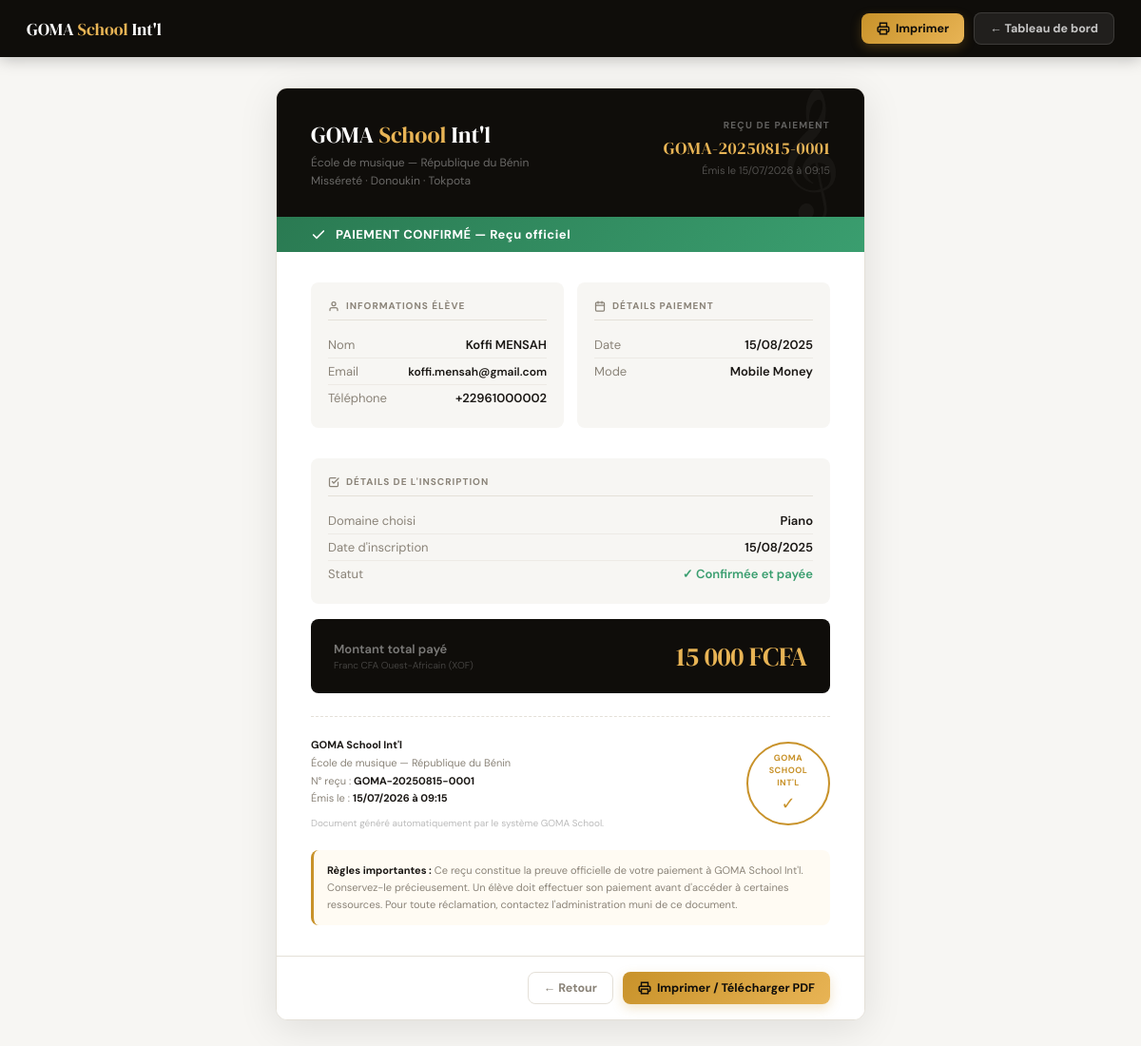
Screenshot of /generer_recu.php?id=1 (signed in) with the database file from the repository.
### tables this page shows
CREATE TABLE recus (
    id_recu         INT AUTO_INCREMENT PRIMARY KEY,
    numero_recu     VARCHAR(30)     NOT NULL UNIQUE,
    fichier_pdf     VARCHAR(255),
    date_generation TIMESTAMP       DEFAULT CURRENT_TIMESTAMP,
    id_paiement     INT             NOT NULL UNIQUE,
    FOREIGN KEY (id_paiement)
        REFERENCES paiements(id_paiement)
        ON DELETE CASCADE
);

CREATE TABLE utilisateurs (
    id              INT AUTO_INCREMENT PRIMARY KEY,
    nom             VARCHAR(100)    NOT NULL,
    email           VARCHAR(150)    NOT NULL UNIQUE,
    telephone       VARCHAR(20),
    mot_de_passe    VARCHAR(255)    NOT NULL,
    date_naissance  DATE,
    role            ENUM('eleve','professeur') NOT NULL,
    actif           TINYINT(1)      DEFAULT 1,
    created_at      TIMESTAMP       DEFAULT CURRENT_TIMESTAMP,
    updated_at      TIMESTAMP       DEFAULT CURRENT_TIMESTAMP
                    ON UPDATE CURRENT_TIMESTAMP
);

CREATE TABLE paiements (
    id_paiement     INT AUTO_INCREMENT PRIMARY KEY,
    montant         DECIMAL(10,2)   NOT NULL,
    date_paiement   DATE            NOT NULL DEFAULT (CURDATE()),
    mode_paiement   ENUM('mobile_money','especes') DEFAULT 'especes',
    telephone_mm    VARCHAR(20),
    statut          ENUM('en_attente','confirme','echoue') DEFAULT 'en_attente',
    id_eleve        INT             NOT NULL,
    id_inscription  INT             NOT NULL,
    created_at      TIMESTAMP       DEFAULT CURRENT_TIMESTAMP,
    FOREIGN KEY (id_eleve)
        REFERENCES eleves(id)
        ON DELETE CASCADE,
    FOREIGN KEY (id_inscription)
        REFERENCES inscriptions(id_inscription)
        ON DELETE CASCADE
);

CREATE TABLE inscriptions (
    id_inscription      INT AUTO_INCREMENT PRIMARY KEY,
    date_inscription    DATE            NOT NULL DEFAULT (CURDATE()),
    domaine_choisi      VARCHAR(100)    NOT NULL,
    id_eleve            INT             NOT NULL,
    created_at          TIMESTAMP       DEFAULT CURRENT_TIMESTAMP,
    FOREIGN KEY (id_eleve)
        REFERENCES eleves(id)
        ON DELETE CASCADE
);

### securite.php (called while the page is built, shortened)
<?php
function xss(string $val): string {
    return htmlspecialchars(trim($val), ENT_QUOTES | ENT_HTML5, 'UTF-8');
}

### generer_recu.php (the view, shortened to what this page needs)
<?php
require 'connexion.php';
require 'securite.php';
$id_eleve = $_SESSION['id'];
$id_recu  = intval($_GET['id'] ?? 0);
$stmt = $pdo->prepare("
    SELECT
        r.id_recu,
        r.numero_recu,
        r.date_generation,
        p.montant,
        p.date_paiement,
        p.mode_paiement,
        p.telephone_mm,
        p.statut,
        i.domaine_choisi,
        i.date_inscription,
        u.nom         AS nom_eleve,
        u.email       AS email_eleve,
        u.telephone   AS tel_eleve,
        prof.nom      AS nom_prof,
        pr.specialite AS specialite_prof
    FROM recus r
    JOIN paiements p     ON p.id_paiement    = r.id_paiement
    JOIN inscriptions i  ON i.id_inscription = p.id_inscription
    JOIN utilisateurs u  ON u.id             = p.id_eleve
    LEFT JOIN notes n    ON n.id_inscription = i.id_inscription
    LEFT JOIN utilisateurs prof ON prof.id   = n.id_professeur
    LEFT JOIN professeurs pr    ON pr.id     = n.id_professeur
    WHERE r.id_recu = ? AND p.id_eleve = ?
    LIMIT 1
");
$stmt->execute([$id_recu, $id_eleve]);
$data = $stmt->fetch();
$numero      = xss($data['numero_recu']);
$montant_fmt = number_format($data['montant'], 0, ',', ' ') . ' FCFA';
$date_paie   = date('d/m/Y', strtotime($data['date_paiement']));
$date_gen    = date('d/m/Y à H:i', strtotime($data['date_generation']));
$mode_label  = $data['mode_paiement'] === 'mobile_money' ? 'Mobile Money' : 'Espèces';
?>
<!DOCTYPE html>
<html lang="fr">
<head>
</head>
<body>
<nav class="navbar">
  <div class="navbar-brand">GOMA <em>School</em> Int'l</div>
  <div class="nav-actions">
    <button class="btn btn-gold" onclick="window.print()">
      <svg width="14" height="14" viewBox="0 0 24 24" fill="none" stroke="currentColor" stroke-width="2.5" stroke-linecap="round"><polyline points="6 9 6 2 18 2 18 9"/><path d="M6 18H4a2 2 0 0 1-2-2v-5a2 2 0 0 1 2-2h16a2 2 0 0 1 2 2v5a2 2 0 0 1-2 2h-2"/><rect x="6" y="14" width="12" height="8"/></svg>
      Imprimer
    </button>
    <a href="dashboard_eleve.php" class="btn btn-outline">← Tableau de bord</a>
  </div>
</nav>
<div class="page">
  <div class="recu">
    <div class="recu-header">
      <div class="header-top">
        <div class="header-marque">
          <h1>GOMA <em>School</em> Int'l</h1>
          <p>École de musique — République du Bénin<br>
             Misséreté · Donoukin · Tokpota</p>
        </div>
        <div class="header-recu">
          <div class="label">Reçu de paiement</div>
          <div class="numero"><?=$numero?></div>
          <div class="date-gen">Émis le <?=$date_gen?></div>
        </div>
      </div>
    </div>
    <div class="statut-banner">
      <svg width="16" height="16" viewBox="0 0 24 24" fill="none" stroke="currentColor" stroke-width="2.5" stroke-linecap="round"><polyline points="20 6 9 17 4 12"/></svg>
      PAIEMENT CONFIRMÉ — Reçu officiel
    </div>
    <div class="recu-body">
      <div class="deux-cols">
        <div class="info-bloc">
          <div class="bloc-titre">
            <svg width="12" height="12" viewBox="0 0 24 24" fill="none" stroke="currentColor" stroke-width="2.5" stroke-linecap="round"><path d="M20 21v-2a4 4 0 0 0-4-4H8a4 4 0 0 0-4 4v2"/><circle cx="12" cy="7" r="4"/></svg>
            Informations élève
          </div>
          <div class="info-ligne">
            <span>Nom</span>
            <strong><?=xss($data['nom_eleve'])?></strong>
          </div>
          <div class="info-ligne">
            <span>Email</span>
            <strong style="font-size:12px"><?=xss($data['email_eleve'])?></strong>
          </div>
          <div class="info-ligne">
            <span>Téléphone</span>
            <strong><?=xss($data['tel_eleve'] ?: '—')?></strong>
          </div>
        </div>
        <div class="info-bloc">
          <div class="bloc-titre">
            <svg width="12" height="12" viewBox="0 0 24 24" fill="none" stroke="currentColor" stroke-width="2.5" stroke-linecap="round"><rect x="3" y="4" width="18" height="18" rx="2" ry="2"/><line x1="16" y1="2" x2="16" y2="6"/><line x1="8" y1="2" x2="8" y2="6"/><line x1="3" y1="10" x2="21" y2="10"/></svg>
            Détails paiement
          </div>
          <div class="info-ligne">
            <span>Date</span>
            <strong><?=$date_paie?></strong>
          </div>
          <div class="info-ligne">
            <span>Mode</span>
            <strong><?=$mode_label?></strong>
          </div>
        </div>
      </div>
      <div class="info-bloc">
        <div class="bloc-titre">
          <svg width="12" height="12" viewBox="0 0 24 24" fill="none" stroke="currentColor" stroke-width="2.5" stroke-linecap="round"><path d="M9 11l3 3L22 4"/><path d="M21 12v7a2 2 0 0 1-2 2H5a2 2 0 0 1-2-2V5a2 2 0 0 1 2-2h11"/></svg>
          Détails de l'inscription
        </div>
        <div class="info-ligne">
          <span>Domaine choisi</span>
          <strong><?=xss($data['domaine_choisi'])?></strong>
        </div>
        <div class="info-ligne">
          <span>Date d'inscription</span>
          <strong><?=date('d/m/Y', strtotime($data['date_inscription']))?></strong>
        </div>
        <div class="info-ligne">
          <span>Statut</span>
          <strong style="color:var(--green)">✓ Confirmée et payée</strong>
        </div>
      </div>
      <div class="total-bloc">
        <div class="total-label">
          Montant total payé
          <small>Franc CFA Ouest-Africain (XOF)</small>
        </div>
        <div class="total-montant"><?=$montant_fmt?></div>
      </div>
      <div class="recu-footer">
        <div class="footer-infos">
          <p>
            <strong>GOMA School Int'l</strong><br>
            École de musique — République du Bénin<br>
            N° reçu : <strong><?=$numero?></strong><br>
            Émis le : <strong><?=$date_gen?></strong>
          </p>
          <p style="margin-top:8px;font-size:10px;color:#bbb">
            Document généré automatiquement par le système GOMA School.
          </p>
        </div>
        <div class="cachet">
          <div class="cachet-txt">GOMA<br>School<br>Int'l</div>
          <div class="cachet-check">✓</div>
        </div>
      </div>
      <div class="note-legale">
        <strong>Règles importantes :</strong> Ce reçu constitue la preuve officielle
        de votre paiement à GOMA School Int'l. Conservez-le précieusement.
        Un élève doit effectuer son paiement avant d'accéder à certaines ressources.
        Pour toute réclamation, contactez l'administration muni de ce document.
      </div>
    </div>
    <div class="actions-bar">
      <a href="dashboard_eleve.php" class="btn btn-outline" style="color:var(--muted);border-color:var(--border)">
        ← Retour
      </a>
      <button class="btn btn-gold" onclick="window.print()">
        <svg width="14" height="14" viewBox="0 0 24 24" fill="none" stroke="currentColor" stroke-width="2.5" stroke-linecap="round"><polyline points="6 9 6 2 18 2 18 9"/><path d="M6 18H4a2 2 0 0 1-2-2v-5a2 2 0 0 1 2-2h16a2 2 0 0 1 2 2v5a2 2 0 0 1-2 2h-2"/><rect x="6" y="14" width="12" height="8"/></svg>
        Imprimer / Télécharger PDF
      </button>
    </div>
  </div>
</div>
</body>
</html>

### rows the page displays
recus: numero_recu "GOMA-20250815-0001", date_generation "15/07/2026 à 09:15", utilisateurs.nom "Koffi MENSAH", utilisateurs.email "koffi.mensah@gmail.com", utilisateurs.telephone "+22961000002", id_paiement.date_paiement "15/08/2025", id_paiement.mode_paiement "Mobile Money", inscriptions.domaine_choisi "Piano", inscriptions.date_inscription "15/08/2025", id_paiement.montant "15 000 FCFA"
